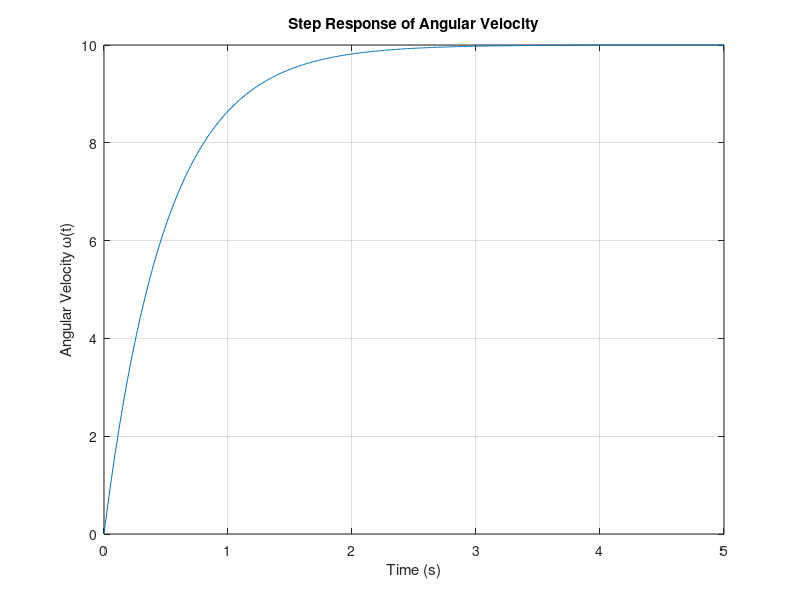

Source code (MATLAB):
A = 2;         % Example gain (adjust as needed)
tau = 0.5;     % Example time constant (adjust as needed)

s = tf('s');   % Define Laplace variable
G_omega = A / (tau*s + 1);  % Angular velocity transfer function

G_theta = G_omega / s;  % Angular position transfer function

disp('Transfer function for angular position:') %[output:3a8a8709]
G_theta %[output:86dbc4b9]

U0 = 5;  % Step input magnitude
t = 0:0.01:5;  % Time vector

[y, t_out] = step(U0 * G_omega, t);  % Step response
plot(t_out, y)
xlabel('Time (s)')
ylabel('Angular Velocity \omega(t)')
title('Step Response of Angular Velocity')
grid on

omega_ss = y(end);  % Approximate steady-state value
fprintf('Steady-state angular velocity: %.2f rad/s\n', omega_ss); %[output:05f7f766]

%[appendix]{"version":"1.0"}
%---
%[metadata:view]
%   data: {"layout":"inline","rightPanelPercent":44.8}
%---
%[output:3a8a8709]
%   data: {"dataType":"text","outputData":{"text":"Transfer function for angular position:\n","truncated":false}}
%---
%[output:86dbc4b9]
%   data: {"dataType":"text","outputData":{"text":"\nG_theta =\n \n       2\n  -----------\n  0.5 s^2 + s\n \nContinuous-time transfer function.\n<a href=\"matlab:disp(char([10 32 32 32 32 32 32 32 78 117 109 101 114 97 116 111 114 58 32 123 91 48 32 48 32 50 93 125 10 32 32 32 32 32 68 101 110 111 109 105 110 97 116 111 114 58 32 123 91 48 46 53 48 48 48 32 49 32 48 93 125 10 32 32 32 32 32 32 32 32 86 97 114 105 97 98 108 101 58 32 39 115 39 10 32 32 32 32 32 32 32 32 32 73 79 68 101 108 97 121 58 32 48 10 32 32 32 32 32 32 73 110 112 117 116 68 101 108 97 121 58 32 48 10 32 32 32 32 32 79 117 116 112 117 116 68 101 108 97 121 58 32 48 10 32 32 32 32 32 32 32 73 110 112 117 116 78 97 109 101 58 32 123 39 39 125 10 32 32 32 32 32 32 32 73 110 112 117 116 85 110 105 116 58 32 123 39 39 125 10 32 32 32 32 32 32 73 110 112 117 116 71 114 111 117 112 58 32 91 49 215 49 32 115 116 114 117 99 116 93 10 32 32 32 32 32 32 79 117 116 112 117 116 78 97 109 101 58 32 123 39 39 125 10 32 32 32 32 32 32 79 117 116 112 117 116 85 110 105 116 58 32 123 39 39 125 10 32 32 32 32 32 79 117 116 112 117 116 71 114 111 117 112 58 32 91 49 215 49 32 115 116 114 117 99 116 93 10 32 32 32 32 32 32 32 32 32 32 32 78 111 116 101 115 58 32 91 48 215 49 32 115 116 114 105 110 103 93 10 32 32 32 32 32 32 32 32 85 115 101 114 68 97 116 97 58 32 91 93 10 32 32 32 32 32 32 32 32 32 32 32 32 78 97 109 101 58 32 39 39 10 32 32 32 32 32 32 32 32 32 32 32 32 32 32 84 115 58 32 48 10 32 32 32 32 32 32 32 32 84 105 109 101 85 110 105 116 58 32 39 115 101 99 111 110 100 115 39 10 32 32 32 32 83 97 109 112 108 105 110 103 71 114 105 100 58 32 91 49 215 49 32 115 116 114 117 99 116 93 10]))\">Model Properties<\/a>\n","truncated":false}}
%---
%[output:05f7f766]
%   data: {"dataType":"text","outputData":{"text":"Steady-state angular velocity: 10.00 rad\/s\n","truncated":false}}
%---
